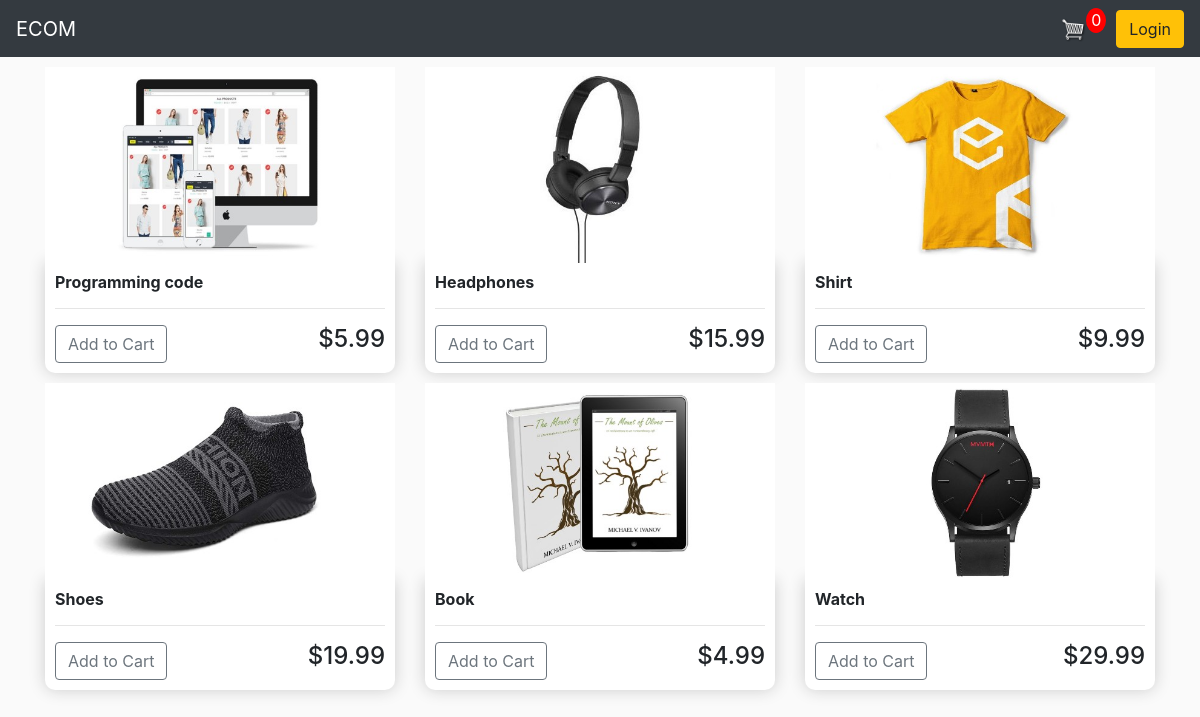
The page / on the database its author committed.
### store/models.py (models this page shows, shortened)
class Product(models.Model):
    name = models.CharField(max_length=200)
    price = models.DecimalField(max_digits=7, decimal_places=2)
    digital = models.BooleanField(default=False)
    image = models.ImageField(upload_to='products', null=True)
    is_active = models.BooleanField(default=True)
    @property
    def image_url(self):
        try:
            url = self.image.url
        except Exception:
            url = ''
        return url

### store/views.py (the view)
# urls.py: path('', include('store.urls')),
def store(request):
    context = {'products': Product.objects.filter(is_active=True), **total_avatar(request)}
    return render(request, 'store.html', context)

### store/utils.py (called while the page is built)
def total_avatar(request):
    if request.user.is_authenticated:
        order_items = OrderItem.objects.filter(order__user=request.user, order__complete=False).values(
            'quantity', 'product__price')
        items_in_cart = sum([item['quantity'] for item in order_items])
        cart_total = sum(item['quantity'] * item['product__price'] for item in order_items)
        avatar = request.user.avatar.url
    else:
        cart = request.session['cart'] if request.session.get('cart') else {}
        items_in_cart = sum(item['quantity'] for item in cart.values())
        cart_total = sum(item['quantity']*Decimal(item['price']) for item in cart.values())
        avatar = 'default/default_user.png'
    return {'items_in_cart': items_in_cart, 'cart_total': cart_total, 'avatar': avatar}

### store/templates/store.html (shortened to what this page needs)
{% extends 'main.html' %}
{% block content %}
    <div class="row">
        {% for product in products %}
        <div class="col-lg-4">
            <img class="thumbnail" src="{{product.image_url}}">
            <div class="box-element product">
                <h6><strong>{{product.name}}</strong></h6>
                <hr>
                <button onclick="addToCart({{product.id}})" class="btn btn-outline-secondary add-btn update-cart">Add to Cart</button>
                <h4 style="display: inline-block; float: right">${{product.price}}</h4>
            </div>
        </div>
        {% endfor %}
    </div>
{% endblock content %}

### store/templates/main.html (shortened to what this page needs)
<!DOCTYPE html>
{% load static %}
<html lang="en">
    <head>
        <link rel="stylesheet" href="https://stackpath.bootstrapcdn.com/bootstrap/4.4.1/css/bootstrap.min.css"
>
        <link rel="stylesheet" type="text/css" href="{% static 'css/main.css' %}">
    </head>
    <body>
        <nav class="navbar navbar-expand-lg navbar-dark bg-dark">
            <a class="navbar-brand" href="{% url 'store' %}">ECOM</a>
            <div class="form-inline my-2 my-lg-0 ml-auto">
                    <a href="{% url 'cart' %}">
                        <img id="cart-icon" src="{% static 'images/cart.png' %}">
                    </a>
                     <p id="cart-total" class="cart-items" style="margin-right: 10px">{{items_in_cart}}</p>
                    {% if user.is_anonymous %}
                        <a class="btn btn-warning" href="{% url 'login' %}">Login</a>
                    {% else %}
                        <a href="{% url 'account' %}">
                            <div id="avatar-container" style="width: 50px; height: 50px">
                                <img class="avatar-img" src="{{avatar}}">
                            </div>
                        </a>
                    {% endif %}
                </div>
        </nav>
        <div class="container">{% block content %}{% endblock content %}</div>
    </body>
</html>

### store/static/css/main.css (style rules this page uses)
body { background-color: hsl(0, 0%, 98%); }
.box-element { box-shadow:hsl(0, 0%, 80%) 0 0 16px; background-color: #fff; padding: 10px; border-bottom-left-radius: 10px; border-bottom-right-radius: 10px; }
.thumbnail { width: 100%; }
#cart-icon { width:25px; }
#cart-total { text-align: center; color:#fff; background-color: red; width: 20px; height: 25px; border-radius: 50%; }
.col-lg-4, .col-lg-6, .col-lg-8, .col-lg-12 { margin-top: 10px; }

### rows shown on the page
Product: image_url (picture), name "Programming code", price "5.99"
Product: image_url (picture), name "Headphones", price "15.99"
Product: image_url (picture), name "Shirt", price "9.99"
Product: image_url (picture), name "Shoes", price "19.99"
Product: image_url (picture), name "Book", price "4.99"
Product: image_url (picture), name "Watch", price "29.99"

### other values the page prints
{{ items_in_cart }} "0"
